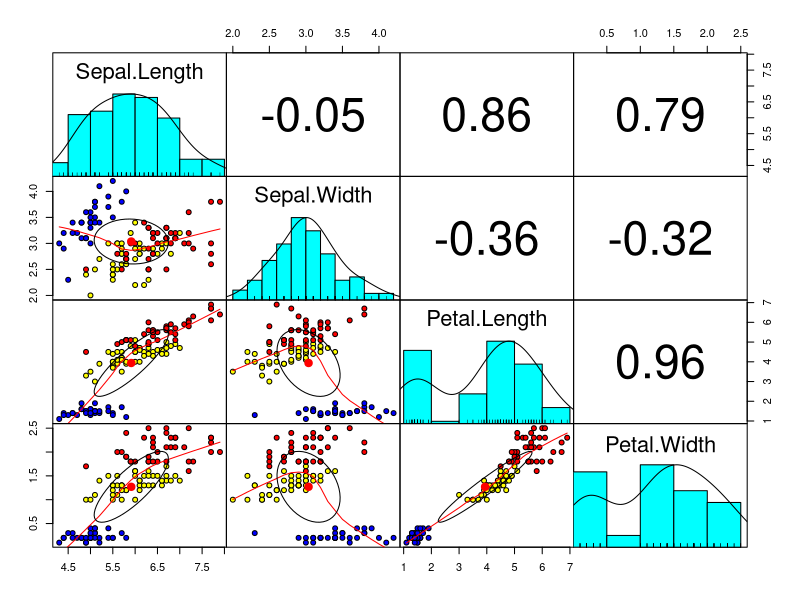
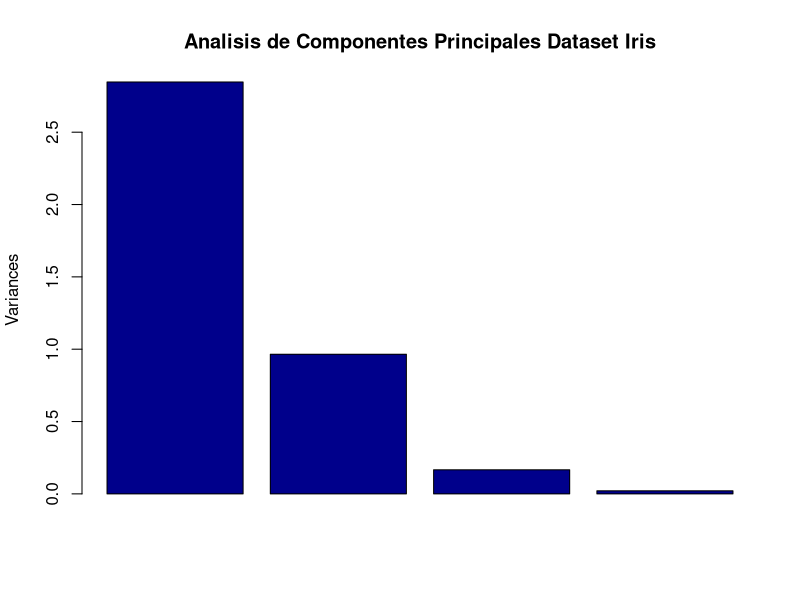

These charts were generated, in order, by the following R code:
## ---- chunk 1
str(iris)

## ---- chunk 2
set.seed(42)
ind <- sample(2,nrow(iris),
              replace=TRUE,
              prob = c(0.8,0.2))

(train <- iris[ind==1,])
(test  <- iris[ind==2,])
## ---- chunk 3
library(psych)
pairs.panels(train[,-5],  # quitar la columna 5
             gap=0,
             bg=c("blue","yellow","red")[train$Species],
             pch=21)
## ---- chunk 4
pc<- prcomp(train[,-5],
            center = TRUE,
            scale. = TRUE);pc

## ---- chunk 5
summary(pc)

## ---- chunk 6
plot(pc, main = "Analisis de Componentes Principales Dataset Iris",  col="darkblue")
